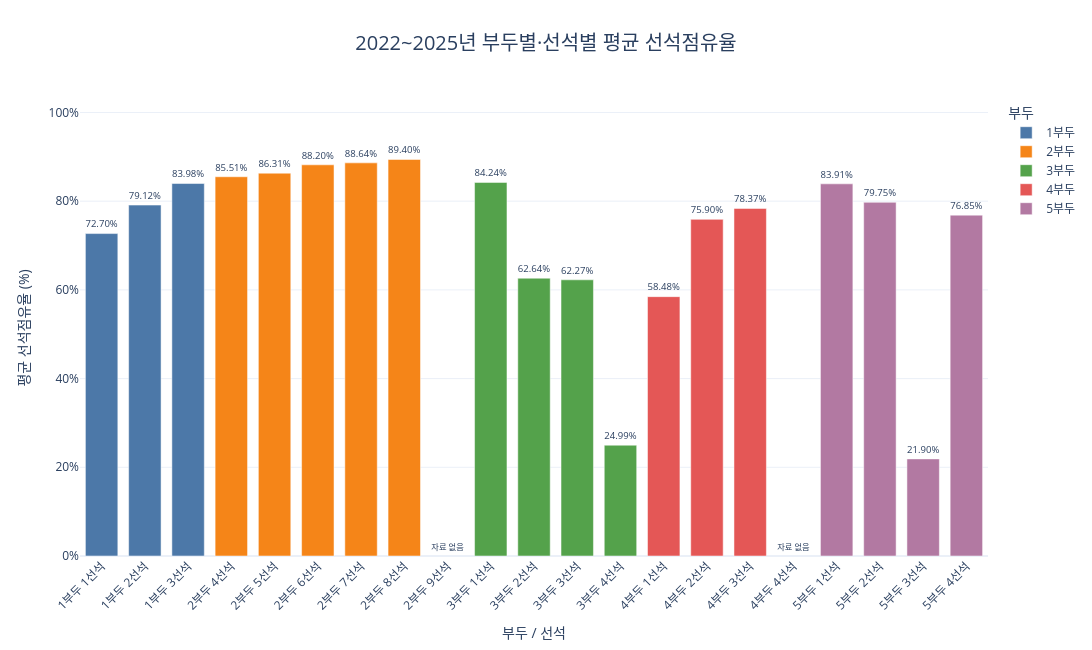

Write notebook code for a chart like this one.
### Code cell
# 부두·선석별 평균 선석점유율
# 시간 합계가 아니라 점유율(%)을 y축에 표시합니다.
berth_occupancy_berth_fig = go.Figure()

for berth_occupancy_number in EXPECTED_BERTHS:

    berth_occupancy_plot_data = berth_occupancy_berth_result[berth_occupancy_berth_result["부두"] == berth_occupancy_number].copy()

    berth_occupancy_labels = (
        berth_occupancy_plot_data["부두"].astype(str) + "부두 "
        + berth_occupancy_plot_data["선석"].astype(int).astype(str) + "선석"
    )

    berth_occupancy_values = berth_occupancy_plot_data["평균선석점유율_퍼센트"]

    berth_occupancy_berth_fig.add_trace(
        go.Bar(
            x=berth_occupancy_labels,
            y=berth_occupancy_values,
            name=f"{berth_occupancy_number}부두",
            marker_color=PORT_COLORS[berth_occupancy_number],
            text=[
                f"{berth_occupancy_value:.2f}%" if pd.notna(berth_occupancy_value) else "자료 없음"
                for berth_occupancy_value in berth_occupancy_values
            ],
            textposition="outside",
            customdata=berth_occupancy_plot_data[["총작업시간_시간"]].to_numpy(),
            hovertemplate=(
                "선석: %{x}<br>"
                "평균 선석점유율: %{y:.2f}%<br>"
                "총 작업시간: %{customdata[0]:,.1f}시간"
                "<extra></extra>"
            )
        )
    )

# 축과 표시 범위를 설정합니다.

berth_occupancy_berth_maximum = berth_occupancy_berth_result["평균선석점유율_퍼센트"].max()

berth_occupancy_berth_upper = (
    max(100, berth_occupancy_berth_maximum * 1.15)
    if pd.notna(berth_occupancy_berth_maximum)
    else 100
)

berth_occupancy_berth_fig.update_layout(
    title=dict(
        text=f"{START_YEAR}~{END_YEAR}년 부두별·선석별 평균 선석점유율",
        x=0.5,
        font=dict(size=20)
    ),
    xaxis=dict(
        title="부두 / 선석",
        tickangle=-45
    ),
    yaxis=dict(
        title="평균 선석점유율 (%)",
        range=[0, berth_occupancy_berth_upper],
        ticksuffix="%"
    ),
    barmode="group",
    template="plotly_white",
    width=1400,
    height=650,
    bargap=0.25,
    legend_title="부두"
)

# 노트북 안에 그래프를 출력합니다.

berth_occupancy_berth_fig.show()

### Figure 1 — Plotly figure (JSON) as saved in the notebook; plotly's stock layout.template omitted (floating-point values rounded to 4 significant figures)
{"data": [{"customdata": [[25490.0], [27740.0], [29450.0]], "hovertemplate": "선석: %{x}<br>평균 선석점유율: %{y:.2f}%<br>총 작업시간: %{customdata[0]:,.1f}시간<extra></extra>", "marker": {"color": "#4C78A8"}, "name": "1부두", "text": ["72.70%", "79.12%", "83.98%"], "textposition": "outside", "x": ["1부두 1선석", "1부두 2선석", "1부두 3선석"], "y": [72.7, 79.12, 83.98], "type": "bar"}, {"customdata": [[29980.0], [30260.0], [30930.0], [31080.0], [31350.0], [NaN]], "hovertemplate": "선석: %{x}<br>평균 선석점유율: %{y:.2f}%<br>총 작업시간: %{customdata[0]:,.1f}시간<extra></extra>", "marker": {"color": "#F58518"}, "name": "2부두", "text": ["85.51%", "86.31%", "88.20%", "88.64%", "89.40%", "자료 없음"], "textposition": "outside", "x": ["2부두 4선석", "2부두 5선석", "2부두 6선석", "2부두 7선석", "2부두 8선석", "2부두 9선석"], "y": [85.51, 86.31, 88.2, 88.64, 89.4, NaN], "type": "bar"}, {"customdata": [[29540.0], [21960.0], [21830.0], [8761.0]], "hovertemplate": "선석: %{x}<br>평균 선석점유율: %{y:.2f}%<br>총 작업시간: %{customdata[0]:,.1f}시간<extra></extra>", "marker": {"color": "#54A24B"}, "name": "3부두", "text": ["84.24%", "62.64%", "62.27%", "24.99%"], "textposition": "outside", "x": ["3부두 1선석", "3부두 2선석", "3부두 3선석", "3부두 4선석"], "y": [84.24, 62.64, 62.27, 24.99], "type": "bar"}, {"customdata": [[20500.0], [26610.0], [27480.0], [NaN]], "hovertemplate": "선석: %{x}<br>평균 선석점유율: %{y:.2f}%<br>총 작업시간: %{customdata[0]:,.1f}시간<extra></extra>", "marker": {"color": "#E45756"}, "name": "4부두", "text": ["58.48%", "75.90%", "78.37%", "자료 없음"], "textposition": "outside", "x": ["4부두 1선석", "4부두 2선석", "4부두 3선석", "4부두 4선석"], "y": [58.48, 75.9, 78.37, NaN], "type": "bar"}, {"customdata": [[29420.0], [27960.0], [7678.0], [26950.0]], "hovertemplate": "선석: %{x}<br>평균 선석점유율: %{y:.2f}%<br>총 작업시간: %{customdata[0]:,.1f}시간<extra></extra>", "marker": {"color": "#B279A2"}, "name": "5부두", "text": ["83.91%", "79.75%", "21.90%", "76.85%"], "textposition": "outside", "x": ["5부두 1선석", "5부두 2선석", "5부두 3선석", "5부두 4선석"], "y": [83.91, 79.75, 21.9, 76.85], "type": "bar"}], "layout": {"title": {"font": {"size": 20}, "text": "2022~2025년 부두별·선석별 평균 선석점유율", "x": 0.5}, "xaxis": {"title": {"text": "부두 / 선석"}, "tickangle": -45}, "yaxis": {"title": {"text": "평균 선석점유율 (%)"}, "range": [0, 102.8], "ticksuffix": "%"}, "barmode": "group", "width": 1400, "height": 650, "bargap": 0.25, "legend": {"title": {"text": "부두"}}}}
